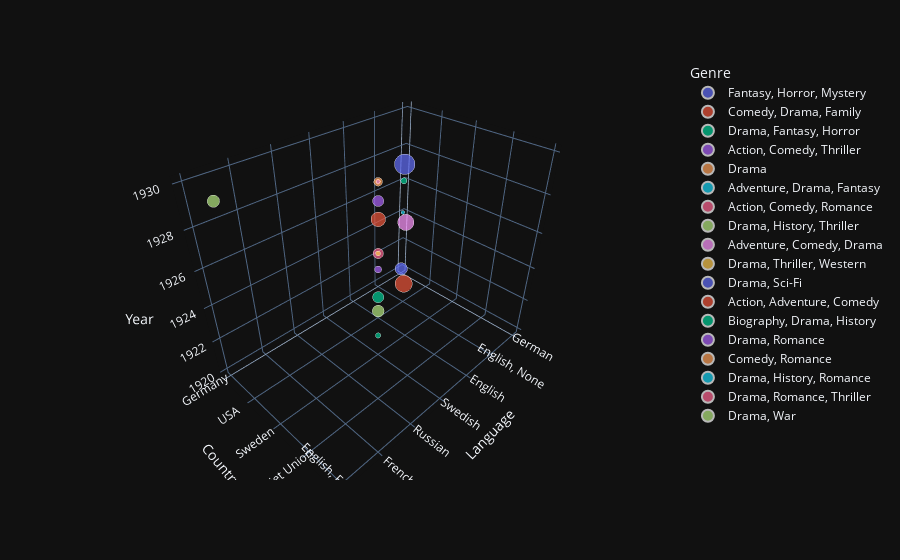

The code cell stored with this chart in its notebook:
### Code cell
px.scatter_3d( data_frame = dfx, x = 'Language', y='Country', z= 'Year',color = 'Genre' ,hover_name='Movie_Name', template='plotly_dark', size='votes')

### Figure 1 — Plotly figure (JSON) as saved in the notebook; plotly's stock layout.template omitted (floating-point values rounded to 4 significant figures)
{"data": [{"hovertemplate": "<b>%{hovertext}</b><br><br>Genre=Fantasy, Horror, Mystery<br>Language=%{x}<br>Country=%{y}<br>Year=%{z}<br>votes=%{marker.size}<extra></extra>", "hovertext": ["Das Cabinet des Dr. Caligari"], "legendgroup": "Fantasy, Horror, Mystery", "marker": {"color": "#636efa", "size": [55601], "sizemode": "area", "sizeref": 390.2, "symbol": "circle"}, "mode": "markers", "name": "Fantasy, Horror, Mystery", "scene": "scene", "showlegend": true, "type": "scatter3d", "x": ["German"], "y": ["Germany"], "z": [1920]}, {"hovertemplate": "<b>%{hovertext}</b><br><br>Genre=Comedy, Drama, Family<br>Language=%{x}<br>Country=%{y}<br>Year=%{z}<br>votes=%{marker.size}<extra></extra>", "hovertext": ["The Kid", "The Cameraman"], "legendgroup": "Comedy, Drama, Family", "marker": {"color": "#EF553B", "size": [109038, 10101], "sizemode": "area", "sizeref": 390.2, "symbol": "circle"}, "mode": "markers", "name": "Comedy, Drama, Family", "scene": "scene", "showlegend": true, "type": "scatter3d", "x": ["English, None", "English"], "y": ["USA", "USA"], "z": [1921, 1928]}, {"hovertemplate": "<b>%{hovertext}</b><br><br>Genre=Drama, Fantasy, Horror<br>Language=%{x}<br>Country=%{y}<br>Year=%{z}<br>votes=%{marker.size}<extra></extra>", "hovertext": ["Körkarlen", "Faust: Eine deutsche Volkssage"], "legendgroup": "Drama, Fantasy, Horror", "marker": {"color": "#00cc96", "size": [10054, 13588], "sizemode": "area", "sizeref": 390.2, "symbol": "circle"}, "mode": "markers", "name": "Drama, Fantasy, Horror", "scene": "scene", "showlegend": true, "type": "scatter3d", "x": ["Swedish", "German"], "y": ["Sweden", "Germany"], "z": [1921, 1926]}, {"hovertemplate": "<b>%{hovertext}</b><br><br>Genre=Action, Comedy, Thriller<br>Language=%{x}<br>Country=%{y}<br>Year=%{z}<br>votes=%{marker.size}<extra></extra>", "hovertext": ["Safety Last!"], "legendgroup": "Action, Comedy, Thriller", "marker": {"color": "#ab63fa", "size": [17795], "sizemode": "area", "sizeref": 390.2, "symbol": "circle"}, "mode": "markers", "name": "Action, Comedy, Thriller", "scene": "scene", "showlegend": true, "type": "scatter3d", "x": ["English"], "y": ["USA"], "z": [1923]}, {"hovertemplate": "<b>%{hovertext}</b><br><br>Genre=Drama<br>Language=%{x}<br>Country=%{y}<br>Year=%{z}<br>votes=%{marker.size}<extra></extra>", "hovertext": ["Der letzte Mann"], "legendgroup": "Drama", "marker": {"color": "#FFA15A", "size": [12157], "sizemode": "area", "sizeref": 390.2, "symbol": "circle"}, "mode": "markers", "name": "Drama", "scene": "scene", "showlegend": true, "type": "scatter3d", "x": [null], "y": ["Germany"], "z": [1924]}, {"hovertemplate": "<b>%{hovertext}</b><br><br>Genre=Adventure, Drama, Fantasy<br>Language=%{x}<br>Country=%{y}<br>Year=%{z}<br>votes=%{marker.size}<extra></extra>", "hovertext": ["Die Nibelungen: Siegfried"], "legendgroup": "Adventure, Drama, Fantasy", "marker": {"color": "#19d3f3", "size": [5082], "sizemode": "area", "sizeref": 390.2, "symbol": "circle"}, "mode": "markers", "name": "Adventure, Drama, Fantasy", "scene": "scene", "showlegend": true, "type": "scatter3d", "x": ["German"], "y": ["Germany"], "z": [1924]}, {"hovertemplate": "<b>%{hovertext}</b><br><br>Genre=Action, Comedy, Romance<br>Language=%{x}<br>Country=%{y}<br>Year=%{z}<br>votes=%{marker.size}<extra></extra>", "hovertext": ["Sherlock Jr."], "legendgroup": "Action, Comedy, Romance", "marker": {"color": "#FF6692", "size": [39634], "sizemode": "area", "sizeref": 390.2, "symbol": "circle"}, "mode": "markers", "name": "Action, Comedy, Romance", "scene": "scene", "showlegend": true, "type": "scatter3d", "x": ["English"], "y": ["USA"], "z": [1924]}, {"hovertemplate": "<b>%{hovertext}</b><br><br>Genre=Drama, History, Thriller<br>Language=%{x}<br>Country=%{y}<br>Year=%{z}<br>votes=%{marker.size}<extra></extra>", "hovertext": ["Bronenosets Potemkin"], "legendgroup": "Drama, History, Thriller", "marker": {"color": "#B6E880", "size": [51775], "sizemode": "area", "sizeref": 390.2, "symbol": "circle"}, "mode": "markers", "name": "Drama, History, Thriller", "scene": "scene", "showlegend": true, "type": "scatter3d", "x": ["Russian"], "y": ["Soviet Union"], "z": [1925]}, {"hovertemplate": "<b>%{hovertext}</b><br><br>Genre=Adventure, Comedy, Drama<br>Language=%{x}<br>Country=%{y}<br>Year=%{z}<br>votes=%{marker.size}<extra></extra>", "hovertext": ["The Gold Rush"], "legendgroup": "Adventure, Comedy, Drama", "marker": {"color": "#FF97FF", "size": [97480], "sizemode": "area", "sizeref": 390.2, "symbol": "circle"}, "mode": "markers", "name": "Adventure, Comedy, Drama", "scene": "scene", "showlegend": true, "type": "scatter3d", "x": ["English, None"], "y": ["USA"], "z": [1925]}, {"hovertemplate": "<b>%{hovertext}</b><br><br>Genre=Drama, Thriller, Western<br>Language=%{x}<br>Country=%{y}<br>Year=%{z}<br>votes=%{marker.size}<extra></extra>", "hovertext": ["Greed"], "legendgroup": "Drama, Thriller, Western", "marker": {"color": "#FECB52", "size": [8898], "sizemode": "area", "sizeref": 390.2, "symbol": "circle"}, "mode": "markers", "name": "Drama, Thriller, Western", "scene": "scene", "showlegend": true, "type": "scatter3d", "x": ["English"], "y": ["USA"], "z": [1924]}, {"hovertemplate": "<b>%{hovertext}</b><br><br>Genre=Drama, Sci-Fi<br>Language=%{x}<br>Country=%{y}<br>Year=%{z}<br>votes=%{marker.size}<extra></extra>", "hovertext": ["Metropolis"], "legendgroup": "Drama, Sci-Fi", "marker": {"color": "#636efa", "size": [156076], "sizemode": "area", "sizeref": 390.2, "symbol": "circle"}, "mode": "markers", "name": "Drama, Sci-Fi", "scene": "scene", "showlegend": true, "type": "scatter3d", "x": ["German"], "y": ["Germany"], "z": [1927]}, {"hovertemplate": "<b>%{hovertext}</b><br><br>Genre=Action, Adventure, Comedy<br>Language=%{x}<br>Country=%{y}<br>Year=%{z}<br>votes=%{marker.size}<extra></extra>", "hovertext": ["The General"], "legendgroup": "Action, Adventure, Comedy", "marker": {"color": "#EF553B", "size": [78769], "sizemode": "area", "sizeref": 390.2, "symbol": "circle"}, "mode": "markers", "name": "Action, Adventure, Comedy", "scene": "scene", "showlegend": true, "type": "scatter3d", "x": ["English"], "y": ["USA"], "z": [1926]}, {"hovertemplate": "<b>%{hovertext}</b><br><br>Genre=Biography, Drama, History<br>Language=%{x}<br>Country=%{y}<br>Year=%{z}<br>votes=%{marker.size}<extra></extra>", "hovertext": ["Napoléon vu par Abel Gance", "La passion de Jeanne d'Arc"], "legendgroup": "Biography, Drama, History", "marker": {"color": "#00cc96", "size": [6864, 45823], "sizemode": "area", "sizeref": 390.2, "symbol": "circle"}, "mode": "markers", "name": "Biography, Drama, History", "scene": "scene", "showlegend": true, "type": "scatter3d", "x": [null, "French"], "y": ["France", "France"], "z": [1927, 1928]}, {"hovertemplate": "<b>%{hovertext}</b><br><br>Genre=Drama, Romance<br>Language=%{x}<br>Country=%{y}<br>Year=%{z}<br>votes=%{marker.size}<extra></extra>", "hovertext": ["Sunrise: A Song of Two Humans"], "legendgroup": "Drama, Romance", "marker": {"color": "#ab63fa", "size": [46069], "sizemode": "area", "sizeref": 390.2, "symbol": "circle"}, "mode": "markers", "name": "Drama, Romance", "scene": "scene", "showlegend": true, "type": "scatter3d", "x": ["English"], "y": ["USA"], "z": [1927]}, {"hovertemplate": "<b>%{hovertext}</b><br><br>Genre=Comedy, Romance<br>Language=%{x}<br>Country=%{y}<br>Year=%{z}<br>votes=%{marker.size}<extra></extra>", "hovertext": ["The Circus"], "legendgroup": "Comedy, Romance", "marker": {"color": "#FFA15A", "size": [27414], "sizemode": "area", "sizeref": 390.2, "symbol": "circle"}, "mode": "markers", "name": "Comedy, Romance", "scene": "scene", "showlegend": true, "type": "scatter3d", "x": ["English"], "y": ["USA"], "z": [1928]}, {"hovertemplate": "<b>%{hovertext}</b><br><br>Genre=Drama, History, Romance<br>Language=%{x}<br>Country=%{y}<br>Year=%{z}<br>votes=%{marker.size}<extra></extra>", "hovertext": ["The Last Command"], "legendgroup": "Drama, History, Romance", "marker": {"color": "#19d3f3", "size": [3282], "sizemode": "area", "sizeref": 390.2, "symbol": "circle"}, "mode": "markers", "name": "Drama, History, Romance", "scene": "scene", "showlegend": true, "type": "scatter3d", "x": ["English"], "y": ["USA"], "z": [1928]}, {"hovertemplate": "<b>%{hovertext}</b><br><br>Genre=Drama, Romance, Thriller<br>Language=%{x}<br>Country=%{y}<br>Year=%{z}<br>votes=%{marker.size}<extra></extra>", "hovertext": ["The Wind"], "legendgroup": "Drama, Romance, Thriller", "marker": {"color": "#FF6692", "size": [5980], "sizemode": "area", "sizeref": 390.2, "symbol": "circle"}, "mode": "markers", "name": "Drama, Romance, Thriller", "scene": "scene", "showlegend": true, "type": "scatter3d", "x": ["English"], "y": ["USA"], "z": [1928]}, {"hovertemplate": "<b>%{hovertext}</b><br><br>Genre=Drama, War<br>Language=%{x}<br>Country=%{y}<br>Year=%{z}<br>votes=%{marker.size}<extra></extra>", "hovertext": ["All Quiet on the Western Front"], "legendgroup": "Drama, War", "marker": {"color": "#B6E880", "size": [56356], "sizemode": "area", "sizeref": 390.2, "symbol": "circle"}, "mode": "markers", "name": "Drama, War", "scene": "scene", "showlegend": true, "type": "scatter3d", "x": ["English, French, German, Latin"], "y": ["USA"], "z": [1930]}], "layout": {"legend": {"itemsizing": "constant", "title": {"text": "Genre"}, "tracegroupgap": 0}, "margin": {"t": 60}, "scene": {"domain": {"x": [0, 1], "y": [0, 1]}, "xaxis": {"title": {"text": "Language"}}, "yaxis": {"title": {"text": "Country"}}, "zaxis": {"title": {"text": "Year"}}}}}
